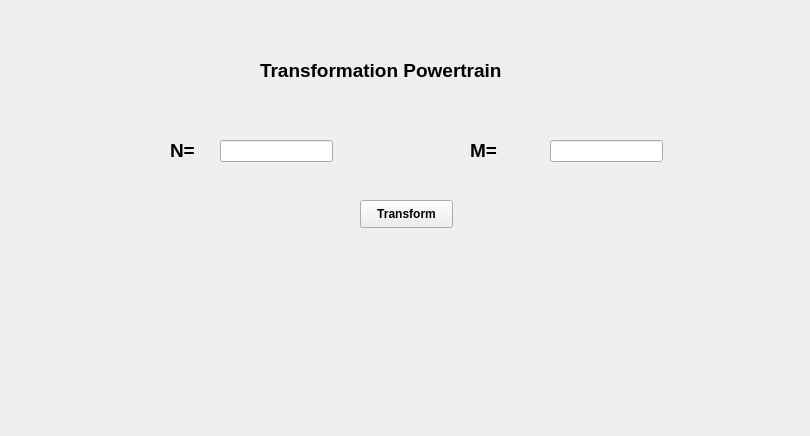
<?xml version="1.0" encoding="UTF-8"?>
<ui version="4.0">
 <class>Form</class>
 <widget class="QWidget" name="Form">
  <property name="geometry">
   <rect>
    <x>0</x>
    <y>0</y>
    <width>810</width>
    <height>436</height>
   </rect>
  </property>
  <property name="windowTitle">
   <string>Form</string>
  </property>
  <widget class="QLabel" name="label">
   <property name="geometry">
    <rect>
     <x>260</x>
     <y>50</y>
     <width>321</width>
     <height>41</height>
    </rect>
   </property>
   <property name="text">
    <string>&lt;html&gt;&lt;head/&gt;&lt;body&gt;&lt;p&gt;&lt;span style=&quot; font-size:14pt; font-weight:600;&quot;&gt;Transformation Powertrain&lt;/span&gt;&lt;/p&gt;&lt;/body&gt;&lt;/html&gt;</string>
   </property>
  </widget>
  <widget class="QLabel" name="label_2">
   <property name="geometry">
    <rect>
     <x>470</x>
     <y>130</y>
     <width>51</width>
     <height>41</height>
    </rect>
   </property>
   <property name="text">
    <string>&lt;html&gt;&lt;head/&gt;&lt;body&gt;&lt;p&gt;&lt;span style=&quot; font-size:14pt; font-weight:600;&quot;&gt;M=&lt;/span&gt;&lt;/p&gt;&lt;/body&gt;&lt;/html&gt;</string>
   </property>
  </widget>
  <widget class="QLabel" name="label_3">
   <property name="geometry">
    <rect>
     <x>170</x>
     <y>130</y>
     <width>51</width>
     <height>41</height>
    </rect>
   </property>
   <property name="text">
    <string>&lt;html&gt;&lt;head/&gt;&lt;body&gt;&lt;p&gt;&lt;span style=&quot; font-size:14pt; font-weight:600;&quot;&gt;N=&lt;/span&gt;&lt;/p&gt;&lt;/body&gt;&lt;/html&gt;</string>
   </property>
  </widget>
  <widget class="QLineEdit" name="a">
   <property name="geometry">
    <rect>
     <x>220</x>
     <y>140</y>
     <width>113</width>
     <height>22</height>
    </rect>
   </property>
  </widget>
  <widget class="QLineEdit" name="b">
   <property name="geometry">
    <rect>
     <x>550</x>
     <y>140</y>
     <width>113</width>
     <height>22</height>
    </rect>
   </property>
   <property name="text">
    <string/>
   </property>
  </widget>
  <widget class="QPushButton" name="Transform">
   <property name="geometry">
    <rect>
     <x>360</x>
     <y>200</y>
     <width>93</width>
     <height>28</height>
    </rect>
   </property>
   <property name="font">
    <font>
     <pointsize>9</pointsize>
     <weight>75</weight>
     <bold>true</bold>
    </font>
   </property>
   <property name="text">
    <string>Transform</string>
   </property>
  </widget>
  <widget class="QLabel" name="Print1">
   <property name="geometry">
    <rect>
     <x>120</x>
     <y>260</y>
     <width>601</width>
     <height>41</height>
    </rect>
   </property>
   <property name="font">
    <font>
     <pointsize>10</pointsize>
     <weight>75</weight>
     <bold>true</bold>
    </font>
   </property>
   <property name="text">
    <string>&lt;html&gt;&lt;head/&gt;&lt;body&gt;&lt;p align=&quot;center&quot;&gt;&lt;br/&gt;&lt;/p&gt;&lt;/body&gt;&lt;/html&gt;</string>
   </property>
  </widget>
  <widget class="QLabel" name="Print2">
   <property name="geometry">
    <rect>
     <x>120</x>
     <y>330</y>
     <width>601</width>
     <height>41</height>
    </rect>
   </property>
   <property name="font">
    <font>
     <pointsize>10</pointsize>
     <weight>75</weight>
     <bold>true</bold>
    </font>
   </property>
   <property name="text">
    <string>&lt;html&gt;&lt;head/&gt;&lt;body&gt;&lt;p align=&quot;center&quot;&gt;&lt;br/&gt;&lt;/p&gt;&lt;/body&gt;&lt;/html&gt;</string>
   </property>
  </widget>
 </widget>
 <resources/>
 <connections/>
</ui>
